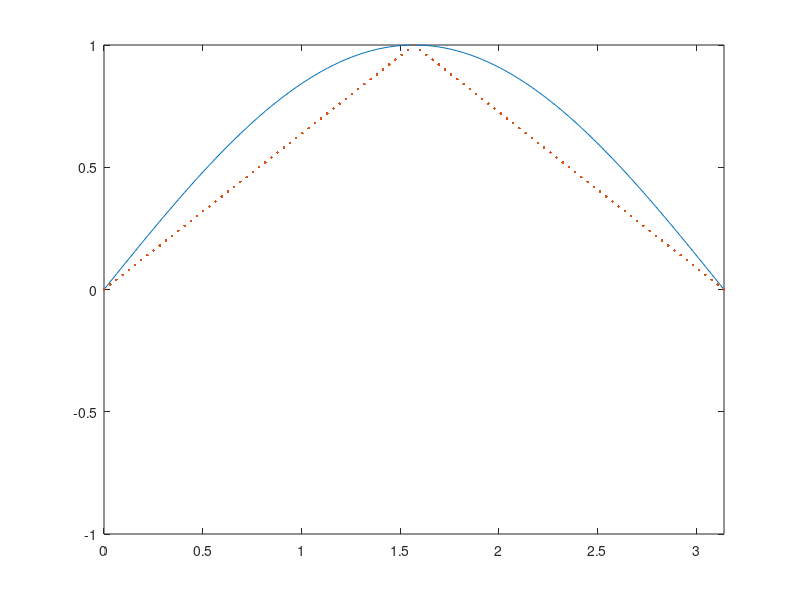
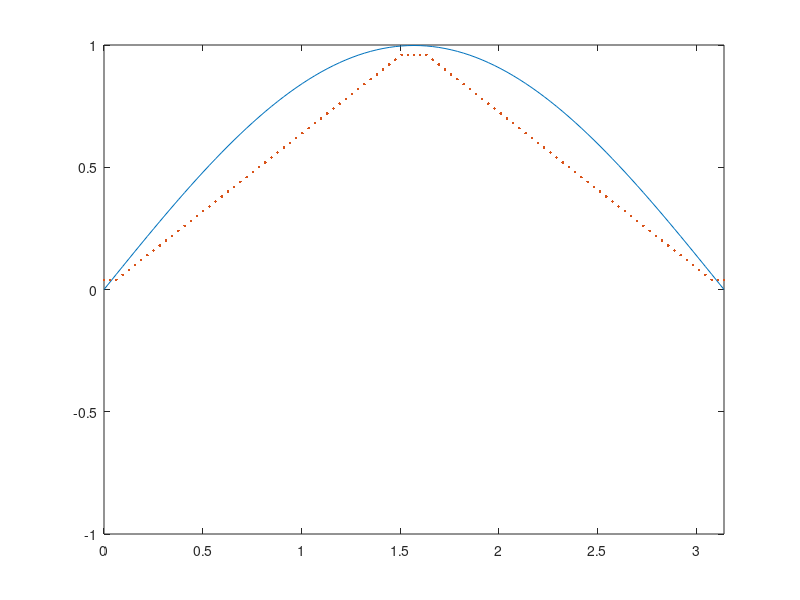
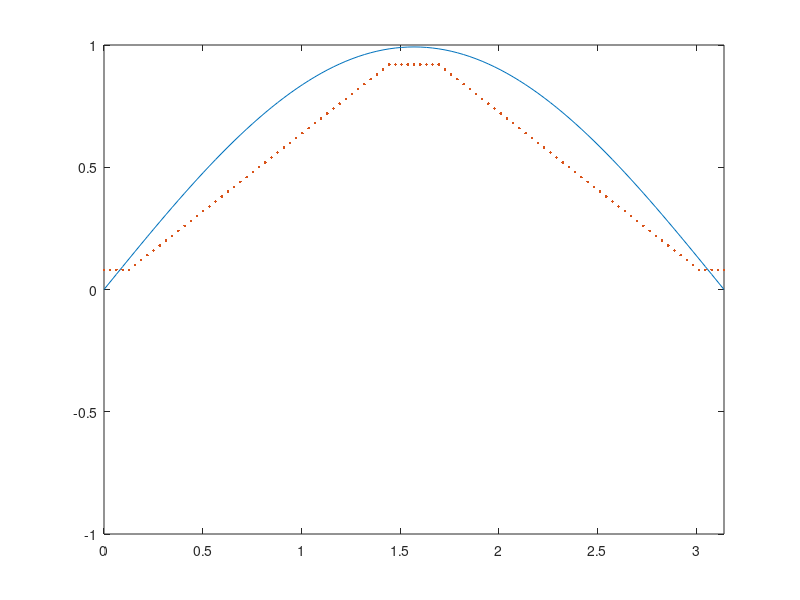
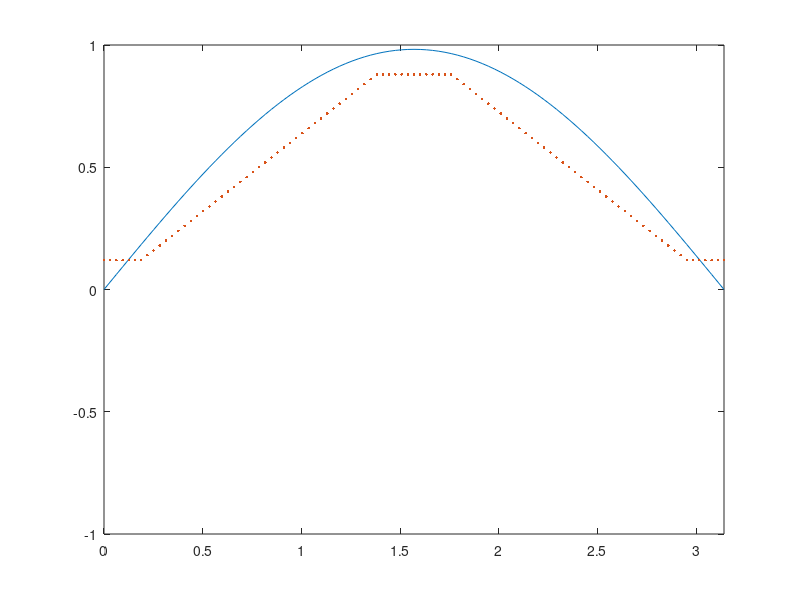

Here is the MATLAB script that generated these plots, in order:
clear;
cd output

function y = triangular(x,h,L)
  % Hay que separar en Periodos de subida y de bajada. 
  x = mod(x,L);
  esSubida = (x <= L/2);
  y = (2*h/L*x).*esSubida + (2*h - 2*h/L*x).*(1-esSubida);
endfunction

function f = estacionaria(onda,c)
  f = @(x,t) 1/2*(onda(x + c*t) + onda(x - c*t));
endfunction

c = 1;
topeX = pi;
pasoX = topeX/100;
T = (2*pi)/c;
pasoT = T/100;
x = [0:pasoX:topeX];

% Para pasar handler
f1 = estacionaria(@sin,c)
f2 = estacionaria(@(x) triangular(x,1,pi),c)

for t = [0:pasoT:T]
  plot( x, f1(x,t),x,f2(x,t),"." );
  axis([0,topeX,-1,1]);
  nombreImagen = sprintf("%05d.png",t/pasoT);
  print("-dpng",nombreImagen);
endfor

cd ..
